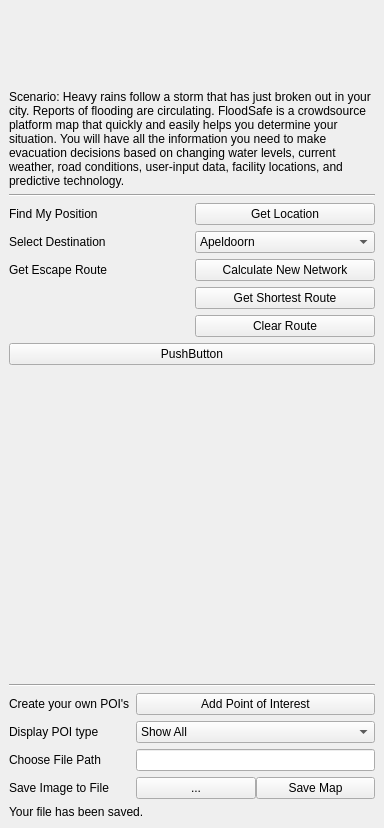
<?xml version="1.0" encoding="UTF-8"?>
<ui version="4.0">
 <class>InterfaceExperimentDockWidgetBase</class>
 <widget class="QDockWidget" name="InterfaceExperimentDockWidgetBase">
  <property name="geometry">
   <rect>
    <x>0</x>
    <y>0</y>
    <width>384</width>
    <height>828</height>
   </rect>
  </property>
  <property name="windowTitle">
   <string>InterfaceExperiment</string>
  </property>
  <widget class="QWidget" name="dockWidgetContents">
   <layout class="QGridLayout" name="gridLayout">
    <item row="2" column="0">
     <widget class="QLabel" name="Description">
      <property name="text">
       <string>Scenario: Heavy rains follow a storm that has just broken out in your city. Reports of flooding are circulating. FloodSafe is a crowdsource platform map that quickly and easily helps you determine your situation. You will have all the information you need to make evacuation decisions based on changing water levels, current weather, road conditions, user-input data, facility locations, and predictive technology.</string>
      </property>
      <property name="wordWrap">
       <bool>true</bool>
      </property>
     </widget>
    </item>
    <item row="13" column="0">
     <layout class="QGridLayout" name="gridLayout_2">
      <item row="3" column="1">
       <widget class="QComboBox" name="poiTypeBox">
        <item>
         <property name="text">
          <string>Show All</string>
         </property>
        </item>
       </widget>
      </item>
      <item row="2" column="0">
       <widget class="QLabel" name="poiLabel">
        <property name="text">
         <string>Create your own POI's</string>
        </property>
       </widget>
      </item>
      <item row="2" column="1">
       <widget class="QPushButton" name="poiButton">
        <property name="text">
         <string>Add Point of Interest</string>
        </property>
       </widget>
      </item>
      <item row="3" column="0">
       <widget class="QLabel" name="poiTypeLabel">
        <property name="text">
         <string>Display POI type</string>
        </property>
       </widget>
      </item>
      <item row="7" column="0">
       <widget class="QLabel" name="saveMapLabel1">
        <property name="text">
         <string>Save Image to File</string>
        </property>
       </widget>
      </item>
      <item row="6" column="0">
       <widget class="QLabel" name="saveMapLabel0">
        <property name="text">
         <string>Choose File Path</string>
        </property>
       </widget>
      </item>
      <item row="6" column="1">
       <widget class="QLineEdit" name="saveMapPathEdit"/>
      </item>
      <item row="7" column="1">
       <layout class="QHBoxLayout" name="horizontalLayout">
        <property name="spacing">
         <number>0</number>
        </property>
        <property name="sizeConstraint">
         <enum>QLayout::SetDefaultConstraint</enum>
        </property>
        <item>
         <widget class="QPushButton" name="saveMapPathButton">
          <property name="maximumSize">
           <size>
            <width>16777173</width>
            <height>16777215</height>
           </size>
          </property>
          <property name="text">
           <string>...</string>
          </property>
          <property name="iconSize">
           <size>
            <width>5</width>
            <height>20</height>
           </size>
          </property>
         </widget>
        </item>
        <item>
         <widget class="QPushButton" name="saveMapButton">
          <property name="text">
           <string>Save Map</string>
          </property>
         </widget>
        </item>
       </layout>
      </item>
     </layout>
    </item>
    <item row="14" column="0">
     <widget class="QLabel" name="reportLabel">
      <property name="text">
       <string>Your file has been saved.</string>
      </property>
     </widget>
    </item>
    <item row="1" column="0">
     <widget class="QLabel" name="Title">
      <property name="minimumSize">
       <size>
        <width>0</width>
        <height>75</height>
       </size>
      </property>
      <property name="sizeIncrement">
       <size>
        <width>10</width>
        <height>10</height>
       </size>
      </property>
      <property name="font">
       <font>
        <pointsize>18</pointsize>
       </font>
      </property>
      <property name="styleSheet">
       <string notr="true">image: url(:/icons/title.png);</string>
      </property>
      <property name="text">
       <string> </string>
      </property>
     </widget>
    </item>
    <item row="4" column="0">
     <layout class="QGridLayout" name="gridLayout_3">
      <item row="2" column="0">
       <widget class="QLabel" name="routeLabel">
        <property name="text">
         <string>Get Escape Route</string>
        </property>
       </widget>
      </item>
      <item row="0" column="0">
       <widget class="QLabel" name="positionLabel">
        <property name="text">
         <string>Find My Position</string>
        </property>
       </widget>
      </item>
      <item row="2" column="1">
       <widget class="QPushButton" name="setNetworkButton">
        <property name="text">
         <string>Calculate New Network</string>
        </property>
       </widget>
      </item>
      <item row="1" column="0">
       <widget class="QLabel" name="destinationLabel">
        <property name="text">
         <string>Select Destination</string>
        </property>
       </widget>
      </item>
      <item row="3" column="1">
       <widget class="QPushButton" name="shortestRouteButton">
        <property name="text">
         <string>Get Shortest Route</string>
        </property>
       </widget>
      </item>
      <item row="1" column="1">
       <widget class="QComboBox" name="destinationBox">
        <item>
         <property name="text">
          <string>Apeldoorn</string>
         </property>
        </item>
        <item>
         <property name="text">
          <string>Ede</string>
         </property>
        </item>
        <item>
         <property name="text">
          <string>Doetinchem</string>
         </property>
        </item>
        <item>
         <property name="text">
          <string>Nijmegen</string>
         </property>
        </item>
       </widget>
      </item>
      <item row="0" column="1">
       <widget class="QPushButton" name="positionButton">
        <property name="text">
         <string>Get Location</string>
        </property>
       </widget>
      </item>
      <item row="4" column="1">
       <widget class="QPushButton" name="clearRouteButton">
        <property name="text">
         <string>Clear Route</string>
        </property>
       </widget>
      </item>
     </layout>
    </item>
    <item row="8" column="0">
     <spacer name="verticalSpacer">
      <property name="orientation">
       <enum>Qt::Vertical</enum>
      </property>
      <property name="sizeHint" stdset="0">
       <size>
        <width>20</width>
        <height>40</height>
       </size>
      </property>
     </spacer>
    </item>
    <item row="7" column="0">
     <widget class="QPushButton" name="pushButton">
      <property name="styleSheet">
       <string notr="true">image: url(:/icons/title.png);</string>
      </property>
      <property name="text">
       <string>PushButton</string>
      </property>
     </widget>
    </item>
    <item row="9" column="0">
     <widget class="Line" name="line">
      <property name="orientation">
       <enum>Qt::Horizontal</enum>
      </property>
     </widget>
    </item>
    <item row="3" column="0">
     <widget class="Line" name="line_3">
      <property name="orientation">
       <enum>Qt::Horizontal</enum>
      </property>
     </widget>
    </item>
   </layout>
  </widget>
 </widget>
 <resources>
  <include location="resources.qrc"/>
 </resources>
 <connections/>
</ui>
